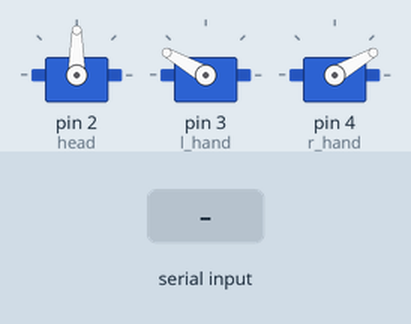
Simulated run of this sketch. Board: Arduino Uno, built with avr-gcc and run on an emulated ATmega328P. Shown: 3 × servo. The test bench sets the inputs (shaded band).

Above: at 1.2 s.
1.3 s: "h" received over Serial
At 1.76 s:
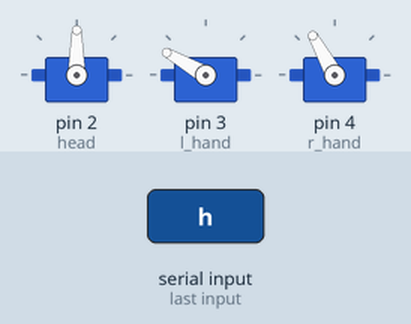
4.3 s: "p" received over Serial
7.3 s: "u" received over Serial
At 8.5 s:
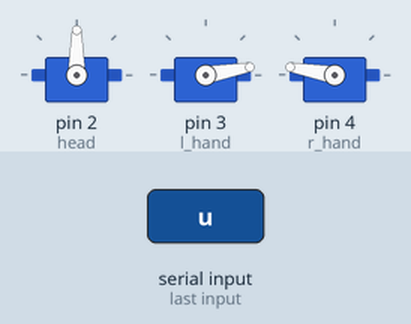
10.3 s: "l" received over Serial
At 13.1 s:
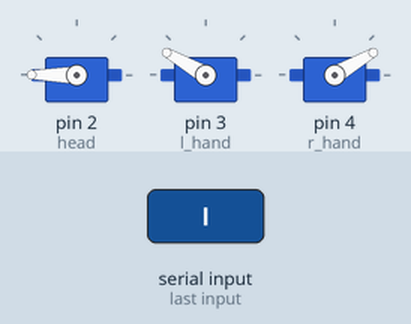
13.3 s: "U" received over Serial
At 14.82 s:
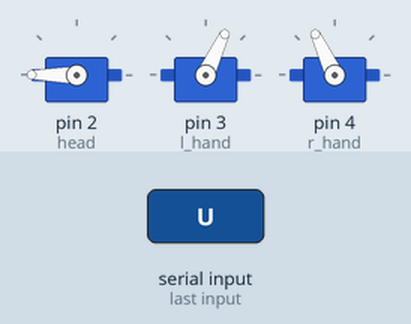
16.3 s: "s" received over Serial
At 18.75 s:
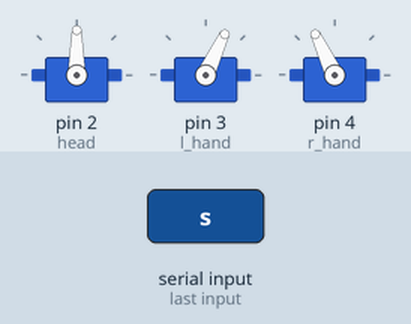
Timing chart, 0 to 23.0 s (numbered marks = the images above; inputs shaded):
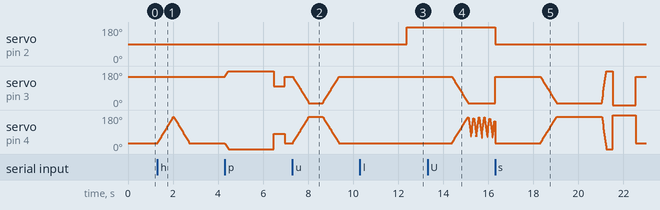

Measured:
- after the input at 1.3 s, servo on pin 4 (r_hand): rises from 30° to 170° in 0.71 s, then falls to 30° in 0.72 s
- after the input at 7.3 s, servo on pin 4 (r_hand): rises from 30° to 170° in 0.73 s, then falls to 30° in 1.3 s
- after the input at 10.3 s, servo on pin 2 (head): 90° → 180° after 2.1 s

The sketch:

Ai_Robot.ino
```cpp
#include <Servo.h>

// Create servo objects
Servo head;
Servo l_hand;
Servo r_hand;

// Define sonar sensor's pins
const int trig = 4;
const int echo = 5;

// Received data
byte val = "";

void setup() {
  // Attach servo motors to their respective pins
  head.attach(2);
  l_hand.attach(3);
  r_hand.attach(4);

  // Begin serial communication
  Serial.begin(9600);
}

void standby() {
  // Set motors to standby positions
  head.write(90);
  int r_pos = 30;
  int l_pos = map(r_pos, 0, 180, 180, 0);

  l_hand.write(l_pos);
  r_hand.write(r_pos);
}

void hi() {
  // Perform a waving motion
  head.write(90);

  for (int i = 30; i <= 170; i++) {
    r_hand.write(i);
    delay(5);
  }

  for (int i = 170; i >= 30; i--) {
    r_hand.write(i);
    delay(5);
  }

  standby();
}

void hands_up() {
  // Move both hands up and down
  for (int i = 30; i <= 170; i++) {
    int r_pos = i;
    int l_pos = map(r_pos, 0, 180, 180, 0);
    l_hand.write(l_pos);
    r_hand.write(r_pos);
    delay(5);
  }

  delay(600);

  for (int i = 170; i >= 30; i--) {
    int r_pos = i;
    int l_pos = map(r_pos, 0, 180, 180, 0);
    l_hand.write(l_pos);
    r_hand.write(r_pos);
    delay(5);
  }
}

void weight_lift() {
  // Simulate weight lifting motion
  for (int i = 30; i <= 170; i++) {
    int r_pos = i;
    int l_pos = map(r_pos, 0, 180, 180, 0);
    l_hand.write(l_pos);
    r_hand.write(r_pos);
    delay(5);
  }

  for (int count = 0; count <= 4; count++) {
    for (int i = 170; i >= 60; i--) {
      int r_pos = i;
      int l_pos = map(r_pos, 0, 180, 180, 0);
      l_hand.write(l_pos);
      r_hand.write(r_pos);
      delay(5);
    }

    for (int i = 60; i <= 170; i++) {
      int r_pos = i;
      int l_pos = map(r_pos, 0, 180, 180, 0);
      l_hand.write(l_pos);
      r_hand.write(r_pos);
      delay(5);
    }
  }

  for (int i = 170; i >= 30; i--) {
    int r_pos = i;
    int l_pos = map(r_pos, 0, 180, 180, 0);
    l_hand.write(l_pos);
    r_hand.write(r_pos);
    delay(5);
  }
}

void look_left() {
  // Rotate head to left
  head.write(180);
}

void confused() {
  // Perform a confused motion
  for (int count = 0; count <= 1; count++) {
    head.write(30);
    r_hand.write(170);
    delay(700);
    r_hand.write(30);
    head.write(120);
    l_hand.write(30);
    delay(700);
    l_hand.write(160);
  }
  standby();
}

void double_punch() {
  // Perform a double punch
  for (int i = 30; i >= 0; i--) {
    int r_pos = i;
    int l_pos = map(r_pos, 0, 180, 180, 0);
    l_hand.write(l_pos);
    r_hand.write(r_pos);
    delay(5);
  }
  delay(2000);
  int r_pos = 80;
  int l_pos = map(r_pos, 0, 180, 180, 0);
  l_hand.write(l_pos);
  r_hand.write(r_pos);
  delay(500);
  standby();
}

void r_upper_cut() {
  // Perform a right upper cut
  for (int i = 30; i <= 170; i++) {
    int r_pos = i;
    int l_pos = map(r_pos, 0, 180, 180, 0);
    l_hand.write(l_pos);
    r_hand.write(r_pos);
    delay(5);
  }

  for (int count = 0; count <= 4; count++) {
    for (int i = 170; i >= 60; i--) {
      r_hand.write(i);
      delay(1);
    }

    for (int i = 60; i <= 170; i++) {
      r_hand.write(i);
      delay(1);
    }
  }
  standby();
}

void smash() {
  // Perform a smashing motion
  for (int i = 30; i <= 170; i++) {
    int r_pos = i;
    int l_pos = map(r_pos, 0, 180, 180, 0);
    l_hand.write(l_pos);
    r_hand.write(r_pos);
    delay(5);
  }
  delay(2000);
  for (int i = 170; i >= 0; i--) {
    int r_pos = i;
    int l_pos = map(r_pos, 0, 180, 180, 0);
    l_hand.write(l_pos);
    r_hand.write(r_pos);
    delay(1);
  }
  delay(300);
  int r_pos = 180;
  int l_pos = map(r_pos, 0, 180, 180, 0);
  l_hand.write(l_pos);
  r_hand.write(r_pos);
  delay(1000);
  standby();
}

void loop() {
  // Main loop to read serial input and perform actions
  standby();

  while (Serial.available() > 0) {  // Check for serial data
    val = Serial.read();  // Read the serial value

    // Perform actions based on received serial commands
    if (val == 'h') {
      hi();
    } else if (val == 'p') {
      double_punch();
    } else if (val == 'u') {
      hands_up();
      delay(3000);
    } else if (val == 'l') {
      standby();
      look_left();
      delay(2000);
    } else if (val == 'U') {
      r_upper_cut();
      delay(2000);
    } else if (val == 's') {
      smash();
      delay(2000);
    }
  }
}
```
